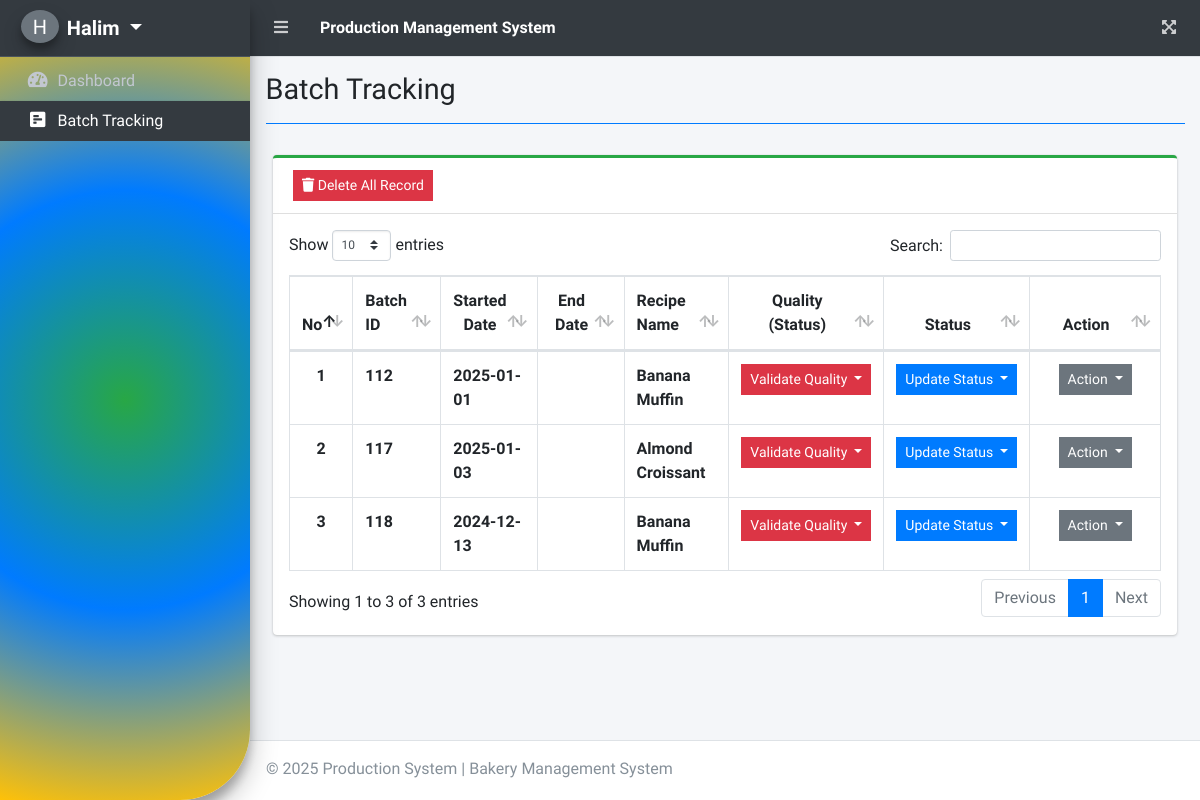
The page /index.php?page=batch_tracking (signed in) on the database as committed earlier.
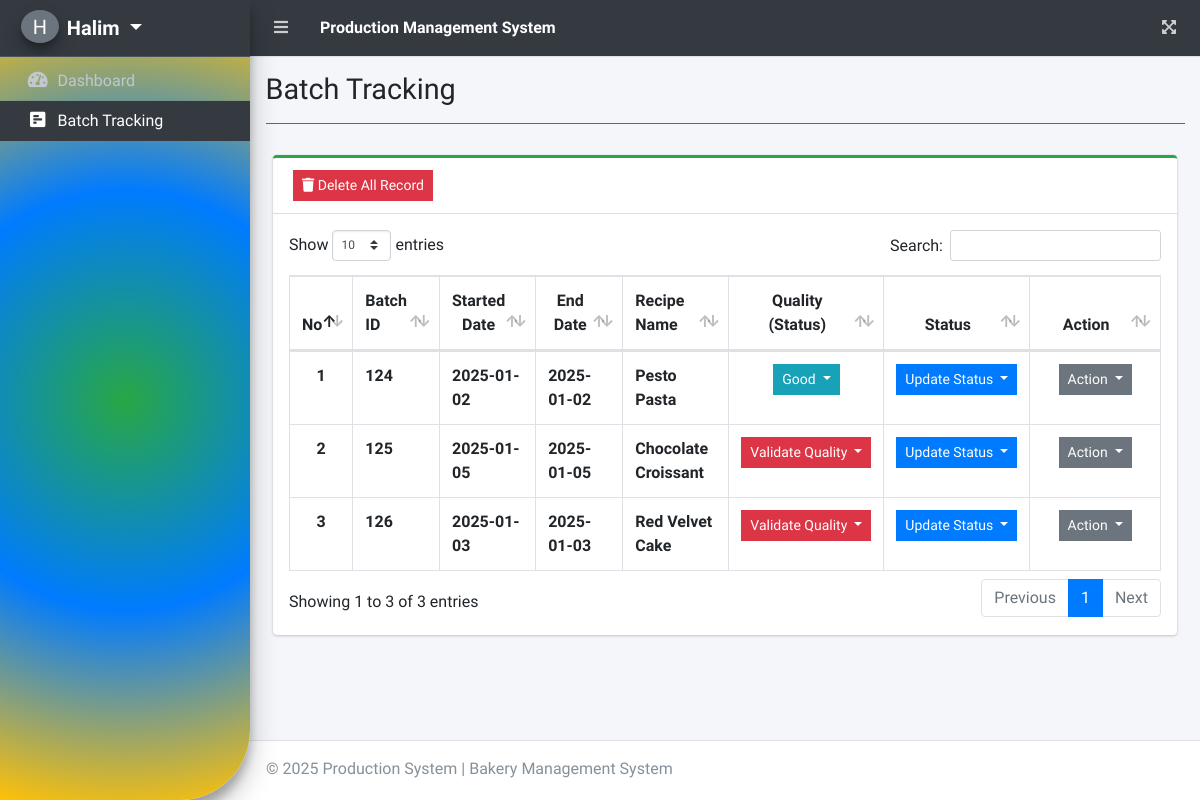
The same page on the database as committed later.
### tables this page shows
CREATE TABLE `categories` (
  `id` int(11) NOT NULL,
  `product_id` int(11) NOT NULL,
  `recipe_name` varchar(255) NOT NULL,
  `qty_product` int(11) NOT NULL,
  `staff_id` text NOT NULL,
  `created_at` timestamp NOT NULL DEFAULT current_timestamp(),
  `starteddate` varchar(50) NOT NULL,
  `enddate` varchar(20) NOT NULL,
  `hours` int(6) NOT NULL,
  `status` text NOT NULL,
  `comment` text NOT NULL,
  `quality_test` text NOT NULL
);

### batch_tracking.php (the view, shortened to what the changed rows need)
<?php
include 'db_connect.php';
$staff_id1 = $_SESSION['login_staff_id'];
?>
<div class="col-lg-12">
    <div class="card card-outline card-success">
        <div class="card-body p-3">
            <div class="table-responsive">
                <table class="table table-hover table-bordered" id="list">
                    <thead>
                        <tr>
                            <th class="text-center">No</th>
                            <th>Batch ID</th>
                            <th class="text-center" style="width: 10%;">Started Date</th>
                            <th class="text-center" style="width: 10%;">End Date</th>
                            <th>Recipe Name</th>
                            <th class="text-center" style="width: 15%;">Quality (Status)</th>
                            <th class="text-center" style="width: 15%;">Status</th>
                            <th class="text-center" style="width: 15%;">Action</th>
                        </tr>
                    </thead>
                    <tbody>
                        <?php
                        $qry = $conn->query("SELECT * FROM categories WHERE status != 'Archived' AND staff_id = $staff_id1");
                        if ($qry && $qry->num_rows > 0) {
                            $i = 1;
                            while ($row = $qry->fetch_assoc()):
                                $status = $row['status'];
                                $quality_test = $row['quality_test'];
                                $qualityBtnClass = 'btn-danger';
                                $qualityBtnText = 'Validate Quality';
                                $qualityDropdownDisabled = '';
                                if (!empty($quality_test)) {
                                    $qualityBtnClass = 'btn-info';
                                    $qualityBtnText = ucfirst($quality_test);
                                }
                                if ($status == 'Finished') {
                                    $btnClass = 'btn-success';
                                    $btnText = 'Finish';
                                    $dropdownDisabled = 'disabled';
                                    $qualityDropdownDisabled = 'disabled';
                                } elseif ($status == 'In-Progress') {
                                    $btnClass = 'btn-warning';
                                    $btnText = 'In Progress';
                                    $dropdownDisabled = '';
                                } else {
                                    $btnClass = 'btn-primary';
                                    $btnText = 'Update Status';
                                    $dropdownDisabled = '';
                                }
                        ?>
                        <tr>
                            <th class="text-center"><?php echo $i++; ?></th>
                            <td><b><?php echo $row['id']; ?></b></td>
                            <td><b><?php echo $row['starteddate']; ?></b></td>
                            <td><b><?php echo $row['enddate']; ?></b></td>
                            <td><b><?php echo ucwords($row['recipe_name']); ?></b></td>
                            <td class="text-center">
                                <button type="button" class="btn <?php echo $qualityBtnClass; ?> btn-sm btn-flat wave-effect dropdown-toggle"
                                    data-toggle="dropdown"
                                    aria-expanded="true"
                                    <?php echo $qualityDropdownDisabled; ?>>
                                    <?php echo $qualityBtnText; ?>
                                </button>
                            </td>
                            <td class="text-center">
                                <button type="button" class="btn <?php echo $btnClass; ?> btn-sm btn-flat wave-effect dropdown-toggle"
                                    data-toggle="dropdown"
                                    aria-expanded="true"
                                    <?php echo $dropdownDisabled; ?>>
                                    <?php echo $btnText; ?>
                                </button>
                            </td>
                            <td class="text-center">
                                <button type="button" class="btn btn-secondary btn-sm btn-flat wave-effect dropdown-toggle" data-toggle="dropdown" aria-expanded="true">
                                    Action
                                </button>
                            </td>
                        </tr>
                        <?php endwhile; ?>
                        <?php } else { ?>
                            <tr>
                                <td colspan='7' class='text-center text-warning'>There are no production schedules for this user.</td>
                            </tr>
                        <?php } ?>
                    </tbody>
                </table>
            </div>
        </div>
    </div>
</div>

### sidebar.php (shortened to what the changed rows need)
<aside class="main-sidebar sidebar-dark-dark elevation-4">
  <div class="dropdown">
 	<a href="javascript:void(0)" class="brand-link dropdown-toggle" data-toggle="dropdown" aria-expanded="True">
      <span class="brand-image img-circle elevation-3 d-flex justify-content-center align-items-center bg-secondary text-white font-weight-500" style="width: 38px;height:50px"><?php echo strtoupper(substr($_SESSION['login_fullname'], 0,1)) ?></span>
      <span class="brand-text font-weight-bold"><?php echo ucwords($_SESSION['login_fullname']) ?></span>
    </a>
  </div>
</aside>

Rows that differ between the two databases and show on the page:
removed categories: id "112", starteddate "2025-01-01", recipe_name "Banana Muffin", qualityBtnText "Validate Quality", status "Update Status"
removed categories: id "117", starteddate "2025-01-03", recipe_name "Almond Croissant", qualityBtnText "Validate Quality", status "Update Status"
removed categories: id "118", starteddate "2024-12-13", recipe_name "Banana Muffin", qualityBtnText "Validate Quality", status "Update Status"
added categories: id "124", starteddate "2025-01-02", enddate "2025-01-02", recipe_name "Pesto Pasta", quality_test "Good", status "Update Status"
added categories: id "125", starteddate "2025-01-05", enddate "2025-01-05", recipe_name "Chocolate Croissant", qualityBtnText "Validate Quality", status "Update Status"
added categories: id "126", starteddate "2025-01-03", enddate "2025-01-03", recipe_name "Red Velvet Cake", qualityBtnText "Validate Quality", status "Update Status"
